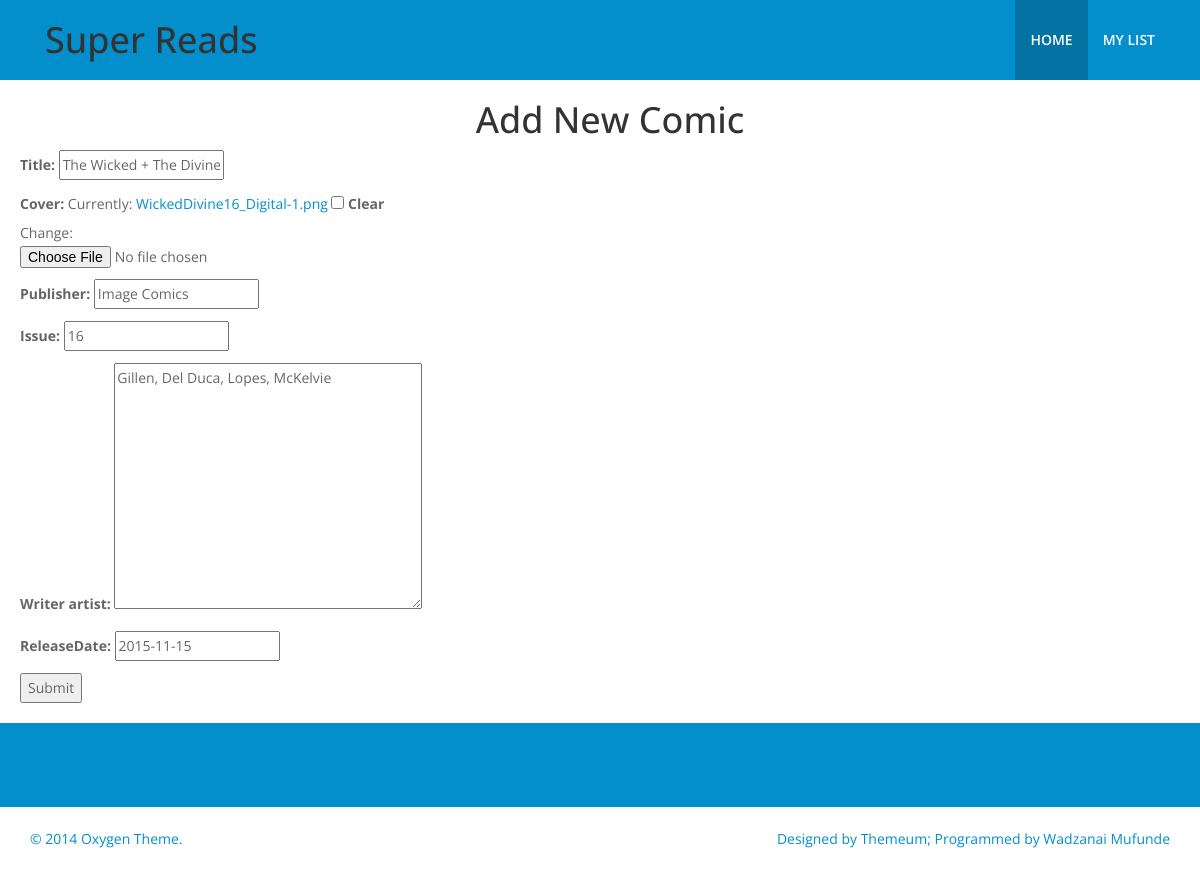
Screenshot of /listOfComics/my_comics/1/ with the database file from the repository.
### listOfComics/models.py (models this page shows, shortened)
class Comic(models.Model):
    title = models.CharField(max_length = 40)
    cover = models.ImageField(blank=True, ) #blank makes this optional
    publisher = models.CharField(max_length = 30)
    issue = models.CharField(max_length = 20)
    writer_artist = models.TextField(default="Please add names of writers and artists")
    releaseDate = models.DateField()

### listOfComics/views.py (the view)
# urls.py: url(r'^my_comics/(?P<pk>[0-9]+)/$',views.ComicUpdateView.as_view(), name='comic_update'),
class ComicUpdateView(UpdateView):
    template_name = 'comics.html'
    success_url = '/listOfComics/my_list'
    model = Comic
    form_class = ComicsForm

### listOfComics/forms/comics.py
class ComicsForm(ModelForm):
    class Meta:
        model = Comic
        fields = ['title', 'cover', 'publisher', 'issue', 'writer_artist', 'releaseDate']

### listOfComics/templates/comics.html (shortened to what this page needs)
{% extends "base.html" %}
{% load staticfiles %}
{% block content %}
<h1> Add New Comic</h1>
<form action="." method="post" enctype="multipart/form-data">
    {{ form.as_p }}
    <input type="submit" value="Submit"/>
</form>
{% endblock %}

### listOfComics/static/css/main.css (style rules this page uses)
body { font-family: 'Open Sans', sans-serif; font-size: 14px; line-height: 24px; color: #666; background-color: #fff; }
h1, h2, h3, h4, h5, h6 { color: #333; text-align: center; }
a { text-decoration: none; -webkit-transition: 300ms; -moz-transition: 300ms; -o-transition: 300ms; transition: 300ms; }

### rows the page displays
Comic: title "The Wicked + The Divine", publisher "Image Comics", issue "16", writer_artist "Gillen, Del Duca, Lopes, McKelvie", releaseDate "2015-11-15"
